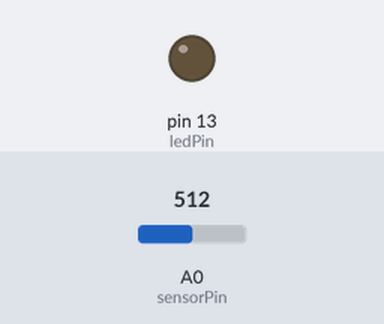
The sketch below on a simulated Arduino Uno, built with avr-gcc and run on an emulated ATmega328P. Shown: output pins drawn as LEDs (lit = HIGH). The test bench sets the inputs (shaded band); at power-on: A0 (sensorPin) = 512. What the sketch prints to the serial monitor is not drawn.

Above: at 0.1 s.
At 8.1 s:
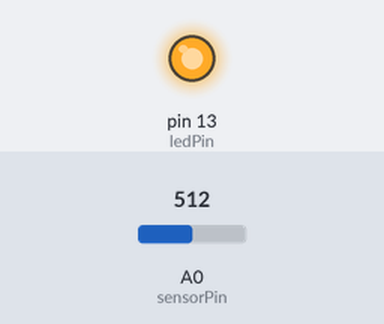
Timing chart, 0 to 9.6 s (numbered marks = the images above):
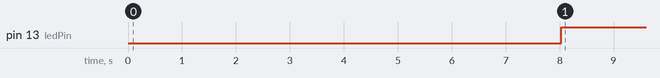

Measured:
- by itself, pin 13 (ledPin): LOW → HIGH at 8.0 s

The sketch:

readAndLogData.ino
```cpp
int sensorPin = A0;
int ledPin = 13;
int sensorValue = 0;

int minimum = 2400;
int maximum = 0;
int average = 500;

int ledStatus = LOW;

const long dataRate = 20000;


unsigned long previousMicros = 0;


void setup() {
  pinMode(ledPin, OUTPUT);
  Serial.begin(115201);

  for(int index=0; index<4000; index++)
  {
    if(index > 200) {
      sensorValue = analogRead(sensorPin);
      if (sensorValue <= minimum) {
        minimum = sensorValue;
      } else if (sensorValue >= maximum) {
        maximum = sensorValue;
      }
      delay(2);
    }
  }
  average = (maximum + minimum) / 2;
}


void loop() {
  unsigned long currentMicros = micros();

  if (currentMicros - previousMicros >= dataRate) {
    previousMicros = currentMicros;

//    sensorValue = analogRead(sensorPin);
    if(analogRead(sensorPin) >= average){
      if(ledStatus != HIGH){
        ledStatus = HIGH;
      }
      Serial.println(1);

    } else {
      if(ledStatus != LOW){
        ledStatus = LOW;
      }
      Serial.println(0);
    }
  }

  digitalWrite(ledPin, ledStatus);
}
```
